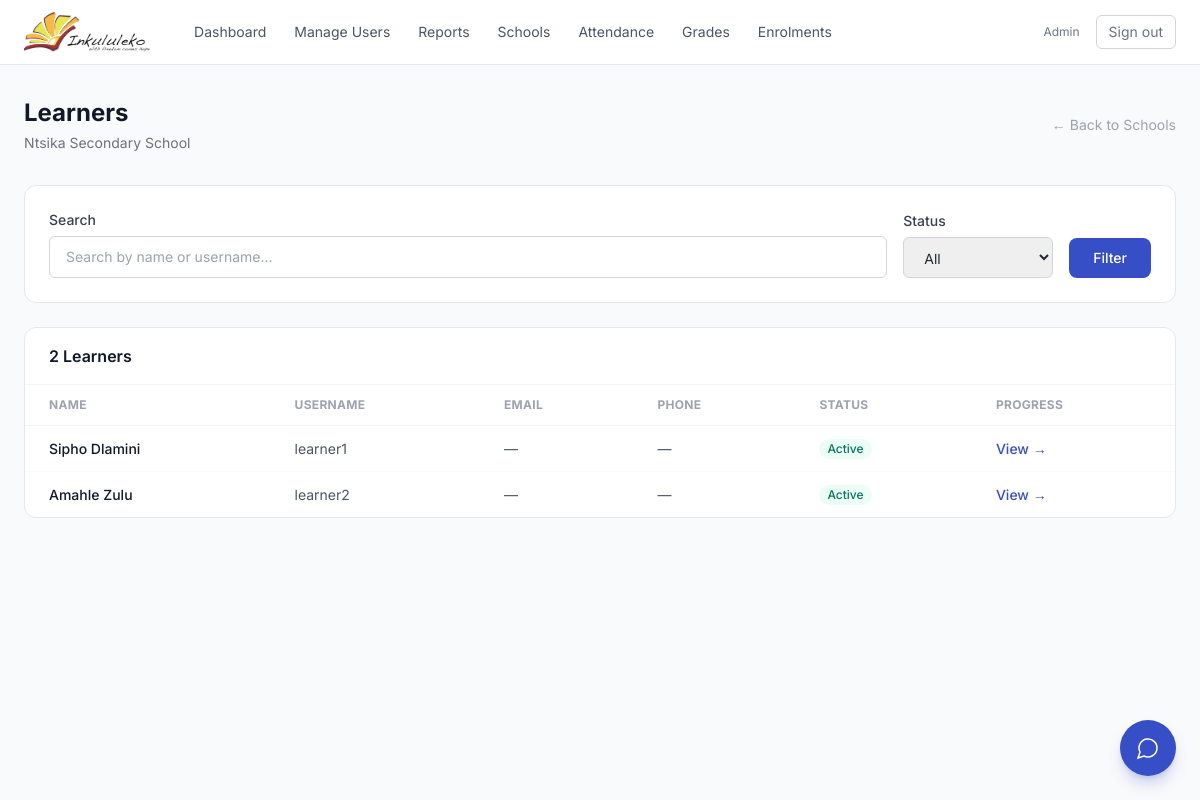
The page /schools/3/learners/ (signed in) on the database its author committed.
### core/models.py (models this page shows, shortened)
class User(AbstractUser):
    class Role(models.TextChoices):
        ADMIN = 'admin', 'Admin'
        ASSISTANT = 'assistant', 'Classroom Assistant'
        LEARNER = 'learner', 'Learner'
        MENTOR = 'mentor', 'Mentor'
    role = models.CharField(
        max_length=20, choices=Role.choices, default=Role.LEARNER
    )
    school = models.ForeignKey(
        'School', on_delete=models.SET_NULL,
        null=True, blank=True, related_name='users'
    )
    display_id = models.CharField(max_length=10, unique=True, blank=True, default='')
    phone = models.CharField(max_length=20, blank=True)
    date_of_birth = models.DateField(null=True, blank=True)
    grade_level = models.CharField(max_length=20, blank=True)
    address = models.TextField(blank=True)
    parent_guardian_name = models.CharField(max_length=200, blank=True)
    parent_guardian_phone = models.CharField(max_length=20, blank=True)
    emergency_contact_name = models.CharField(max_length=200, blank=True)
    emergency_contact_phone = models.CharField(max_length=20, blank=True)
    subject_taught = models.CharField(max_length=100, blank=True)
    grade_levels_taught = models.CharField(max_length=100, blank=True)
    experience_years = models.PositiveIntegerField(null=True, blank=True)
    qualifications = models.TextField(blank=True)
    certifications = models.TextField(blank=True)
    specializations = models.TextField(blank=True)
    organization = models.CharField(max_length=200, blank=True)
    focus_areas = models.CharField(max_length=200, blank=True)
    background = models.CharField(max_length=200, blank=True)
    availability = models.CharField(max_length=200, blank=True)

class School(models.Model):
    name = models.CharField(max_length=200)
    location = models.CharField(
        max_length=200, default='Makhanda, South Africa'
    )

### core/views.py (the view)
# urls.py: path('schools/<int:school_id>/learners/', views.school_members_view, {'member_type': 'learner'}, name='school_learners'),
@login_required
@role_required('admin')
def school_members_view(request, school_id, member_type):
    school = get_object_or_404(School, pk=school_id)
    members = User.objects.filter(school=school, role=member_type)
    search = request.GET.get('search', '').strip()
    if search:
        members = members.filter(
            models.Q(first_name__icontains=search) |
            models.Q(last_name__icontains=search) |
            models.Q(username__icontains=search)
        )
    status_filter = request.GET.get('status', '')
    if status_filter == 'active':
        members = members.filter(is_active=True)
    elif status_filter == 'inactive':
        members = members.filter(is_active=False)
    members = members.order_by('last_name', 'first_name')
    labels = {
        'learner': 'Learners',
        'assistant': 'Classroom Assistants',
        'mentor': 'Mentors',
    }
    label = labels.get(member_type, 'Users')
    return render(request, 'core/school_members.html', {
        'school': school,
        'members': members,
        'member_type': member_type,
        'label': label,
        'search': search,
        'status_filter': status_filter,
    })

### core/templates/core/school_members.html (shortened to what this page needs)
{% extends 'core/base.html' %}
{% block content %}
<div class="flex items-center justify-between mb-8">
    <div>
        <h1 class="text-2xl font-bold text-gray-900">{{ label }}</h1>
        <p class="text-gray-500 text-sm mt-1">{{ school.name }}</p>
    </div>
    <a href="{% url 'manage_schools' %}"
       class="text-sm text-gray-400 hover:text-gray-600 transition-colors">
        ← Back to Schools
    </a>
</div>
<div class="bg-white rounded-xl border border-gray-200 p-6 mb-6">
    <form method="get" class="flex flex-wrap items-end gap-4">
        <div class="flex-1 min-w-[200px]">
            <label class="block text-sm font-medium text-gray-700 mb-1.5">
                Search
            </label>
            <input type="text" name="search" value="{{ search }}"
                   placeholder="Search by name or username..."
                   class="w-full px-4 py-2.5 border border-gray-300 rounded-md
                          text-sm focus:outline-none focus:ring-2
                          focus:ring-blue-500 focus:border-blue-500">
        </div>
        <div class="min-w-[150px]">
            <label class="block text-sm font-medium text-gray-700 mb-1.5">
                Status
            </label>
            <select name="status"
                    class="w-full px-4 py-2.5 border border-gray-300 rounded-md
                           text-sm focus:outline-none focus:ring-2
                           focus:ring-blue-500 focus:border-blue-500">
                <option value="">All</option>
            </select>
        </div>
        <button type="submit"
                class="bg-brand-600 hover:bg-brand-700 text-white px-6 py-2.5
                       rounded-lg text-sm font-medium transition-colors">
            Filter
        </button>
    </form>
</div>
<div class="bg-white rounded-xl border border-gray-200 overflow-hidden">
    <div class="px-6 py-4 border-b border-gray-100">
        <h2 class="font-semibold text-gray-900">
            {{ members|length }} {{ label }}
        </h2>
    </div>
    <table class="w-full text-sm">
        <thead>
            <tr class="border-b border-gray-100 text-left text-xs
                       font-medium text-gray-400 uppercase tracking-wide">
                <th class="px-6 py-3">Name</th>
                <th class="px-6 py-3">Username</th>
                <th class="px-6 py-3">Email</th>
                <th class="px-6 py-3">Phone</th>
                <th class="px-6 py-3">Status</th>
                {% if member_type == 'learner' %}
                <th class="px-6 py-3">Progress</th>
                {% endif %}
            </tr>
        </thead>
        <tbody class="divide-y divide-gray-50">
            {% for member in members %}
            <tr class="hover:bg-gray-50 transition-colors">
                <td class="px-6 py-3 font-medium text-gray-900">
                    {{ member.get_full_name|default:member.username }}
                </td>
                <td class="px-6 py-3 text-gray-600">
                    {{ member.username }}
                </td>
                <td class="px-6 py-3 text-gray-600">
                    {{ member.email|default:"—" }}
                </td>
                <td class="px-6 py-3 text-gray-600">
                    {{ member.phone|default:"—" }}
                </td>
                <td class="px-6 py-3">
                    {% if member.is_active %}
                        <span class="inline-flex px-2 py-0.5 rounded-full text-xs
                                     font-medium bg-emerald-50 text-emerald-700">
                            Active
                        </span>
                    {% else %}
                        <span class="inline-flex px-2 py-0.5 rounded-full text-xs
                                     font-medium bg-gray-100 text-gray-500">
                            Inactive
                        </span>
                    {% endif %}
                </td>
                {% if member_type == 'learner' %}
                <td class="px-6 py-3">
                    <a href="{% url 'learner_progress' member.id %}"
                       class="text-brand-600 hover:text-brand-700 text-sm
                              font-medium transition-colors">
                        View →
                    </a>
                </td>
                {% endif %}
            </tr>
            {% endfor %}
        </tbody>
    </table>
</div>
{% endblock %}

### core/templates/core/base.html (shortened to what this page needs)
{% load static %}
<!DOCTYPE html>
<html lang="en">
<head>
    <script src="https://cdn.tailwindcss.com"></script>
</head>
<body class="bg-gray-50 min-h-screen text-gray-800 antialiased">
    {% if user.is_authenticated %}
    <nav class="bg-white border-b border-gray-200 sticky top-0 z-40">
        <div class="max-w-7xl mx-auto px-6 h-16 flex items-center justify-between">
            <div class="flex items-center gap-8">
                <a href="{% url 'dashboard' %}" class="flex items-center">
                    <img src="{% static 'images/logo.png' %}" alt="Inkululeko" class="h-10">
                </a>
                <div class="hidden md:flex items-center gap-1 text-sm">
                    <a href="{% url 'dashboard' %}"
                       class="px-3 py-2 rounded-md text-gray-600
                              hover:text-gray-900 hover:bg-gray-100
                              transition-colors">
                        Dashboard
                    </a>
                    {% if user.role == 'admin' %}
                    <a href="{% url 'manage_users' %}"
                       class="px-3 py-2 rounded-md text-gray-600
                              hover:text-gray-900 hover:bg-gray-100
                              transition-colors">
                        Manage Users
                    </a>
                    <a href="{% url 'reports' %}"
                       class="px-3 py-2 rounded-md text-gray-600
                              hover:text-gray-900 hover:bg-gray-100
                              transition-colors">
                        Reports
                    </a>
                    <a href="{% url 'manage_schools' %}"
                       class="px-3 py-2 rounded-md text-gray-600
                              hover:text-gray-900 hover:bg-gray-100
                              transition-colors">
                        Schools
                    </a>
                    {% endif %}
                    {% if user.role == 'admin' or user.role == 'assistant' %}
                    <a href="{% url 'mark_attendance' %}"
                       class="px-3 py-2 rounded-md text-gray-600
                              hover:text-gray-900 hover:bg-gray-100
                              transition-colors">
                        Attendance
                    </a>
                    <a href="{% url 'record_grades' %}"
                       class="px-3 py-2 rounded-md text-gray-600
                              hover:text-gray-900 hover:bg-gray-100
                              transition-colors">
                        Grades
                    </a>
                    <a href="{% url 'manage_enrollments' %}"
                       class="px-3 py-2 rounded-md text-gray-600
                              hover:text-gray-900 hover:bg-gray-100
                              transition-colors">
                        Enrolments
                    </a>
                    {% endif %}
                </div>
            </div>
            <div class="flex items-center gap-4">
                <div class="text-right hidden sm:block">
                    <p class="text-xs text-gray-500">
                        {{ user.get_role_display }}
                    </p>
                </div>
                <a href="{% url 'logout' %}"
                   class="text-sm text-gray-500 hover:text-gray-700
                          px-3 py-1.5 border border-gray-300 rounded-md
                          hover:bg-gray-50 transition-colors">
                    Sign out
                </a>
            </div>
        </div>
    </nav>
    {% endif %}
    <main class="max-w-7xl mx-auto px-6 py-8">
        {% block content %}{% endblock %}
    </main>
    {% if user.is_authenticated %}
        {% include 'core/partials/_chatbot.html' %}
    {% endif %}
</body>
</html>

### core/templates/core/base.html (style rules this page uses)
body { font-family: 'Inter', system-ui, sans-serif; }

### rows shown on the page
User: role "Admin"
School: name "Ntsika Secondary School"
User: get_full_name "Sipho Dlamini", username "learner1", email "—", phone "—", is_active "Active"
User: get_full_name "Amahle Zulu", username "learner2", email "—", phone "—", is_active "Active"

### other values the page prints
{{ label }} "Learners"
{{ members|length }} "2"
